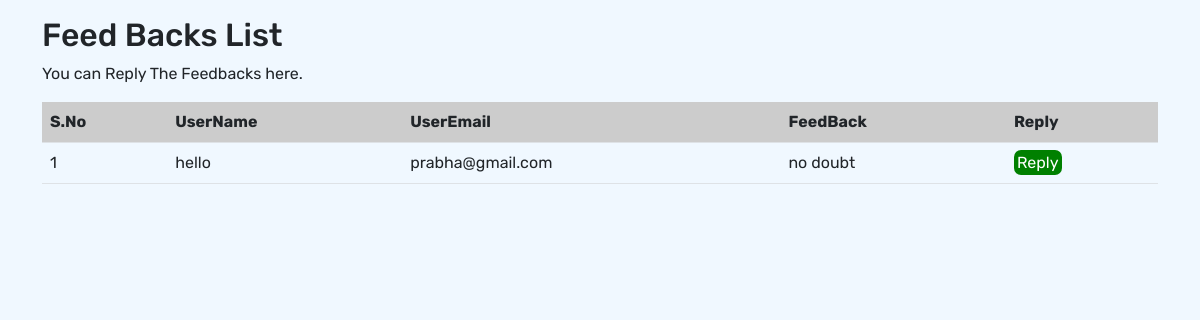
The page /admin/feedbacks.php on the database its author committed.
### tables this page shows
CREATE TABLE `feedback` (
  `slno` int(10) NOT NULL,
  `username` varchar(100) NOT NULL,
  `useremail` varchar(100) NOT NULL,
  `feedbacks` varchar(100) NOT NULL
);

### admin/feedbacks.php (the view, shortened to what this page needs)
<!DOCTYPE html>
<html lang="en">
<head>
  <link rel="stylesheet" href=".\css\bootstrap.min.css">
    <link rel="stylesheet" href=".\css\bootstrap-icons.css">
    <link rel="stylesheet" href=".\css\font-awesome.min.css">
    <link rel="stylesheet" href=".\css\style.css">
  <link rel="stylesheet" href="https://cdnjs.cloudflare.com/ajax/libs/font-awesome/6.2.1/css/all.min.css" />
</head>
<body>
<div class="container mt-3">
<h2>Feed Backs List</h2>
  <p>You can Reply The Feedbacks here.</p>
    <table width='100%' border=0 class="table mt-3" cellpadding=2>
      <thead>
    <tr bgcolor='#CCCCCC'>
    <th>S.No</th>
    <th>UserName</th>
    <th>UserEmail</th>
    <th>FeedBack</th>
        <th>Reply</th>
    </tr>
    </thead>
<?php
    $servername='localhost';
    $username='root';
    $password='';
    $dbname = 'plantshop';
    $conn=mysqli_connect($servername,$username,$password,$dbname);
     $sql = "SELECT * FROM feedback";
	 $data = mysqli_query($conn, $sql);
	if ($data->num_rows > 0) {
  while($row = $data->fetch_assoc()) {
    echo "<tr>";
        echo "<td>".$row['slno']."</td>";
        echo "<td>".$row['username']."</td>";
        echo "<td>".$row['useremail']."</td>";
        echo "<td>".$row['feedbacks']."</td>";
        echo "<td><a href=mailto:".$row['useremail'].">Reply</a></td>";
    }
  }
   else {
  echo '<h3 class="mt-4 text-center">0 FeedBacks</h3>';
}
?>
</div>
</body>
</html>

### admin/css/style.css (style rules this page uses)
body { font-family: 'Rubik', sans-serif; background-color:aliceblue; }

### admin/feedbacks.php (style rules this page uses)
td a { color:white; text-decoration: none; background-color:green; padding:3px; border-radius:7px; }

### rows shown on the page
feedback: slno "1", username "hello", useremail "prabha@gmail.com", feedbacks "no doubt"
